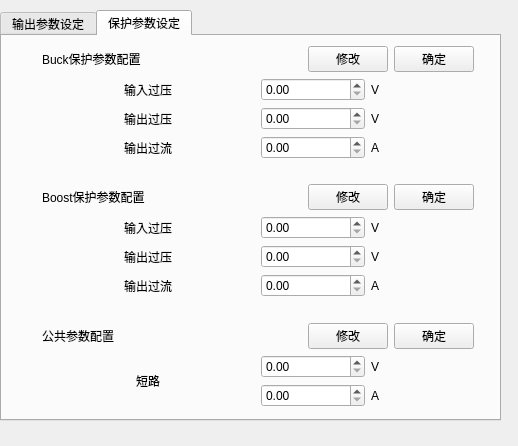
<?xml version="1.0" encoding="UTF-8"?>
<ui version="4.0">
 <class>Form</class>
 <widget class="QWidget" name="Form">
  <property name="geometry">
   <rect>
    <x>0</x>
    <y>0</y>
    <width>518</width>
    <height>446</height>
   </rect>
  </property>
  <property name="windowTitle">
   <string>Form</string>
  </property>
  <widget class="QTabWidget" name="tabWidget">
   <property name="geometry">
    <rect>
     <x>0</x>
     <y>10</y>
     <width>501</width>
     <height>411</height>
    </rect>
   </property>
   <property name="currentIndex">
    <number>1</number>
   </property>
   <widget class="QWidget" name="set_param">
    <attribute name="title">
     <string>输出参数设定</string>
    </attribute>
    <widget class="QWidget" name="">
     <property name="geometry">
      <rect>
       <x>10</x>
       <y>10</y>
       <width>471</width>
       <height>311</height>
      </rect>
     </property>
     <layout class="QVBoxLayout" name="verticalLayout_4">
      <item>
       <layout class="QHBoxLayout" name="horizontalLayout_20">
        <item>
         <widget class="QPushButton" name="pushButton">
          <property name="text">
           <string>启动</string>
          </property>
         </widget>
        </item>
        <item>
         <spacer name="horizontalSpacer_5">
          <property name="orientation">
           <enum>Qt::Horizontal</enum>
          </property>
          <property name="sizeHint" stdset="0">
           <size>
            <width>40</width>
            <height>20</height>
           </size>
          </property>
         </spacer>
        </item>
       </layout>
      </item>
      <item>
       <layout class="QHBoxLayout" name="horizontalLayout_18">
        <item>
         <widget class="QLabel" name="label_14">
          <property name="text">
           <string>输出模式：</string>
          </property>
         </widget>
        </item>
        <item>
         <widget class="QLabel" name="out_mode">
          <property name="text">
           <string>CV</string>
          </property>
         </widget>
        </item>
        <item>
         <widget class="QPushButton" name="change_out_mode_btn">
          <property name="text">
           <string>切换</string>
          </property>
         </widget>
        </item>
        <item>
         <spacer name="horizontalSpacer_3">
          <property name="orientation">
           <enum>Qt::Horizontal</enum>
          </property>
          <property name="sizeHint" stdset="0">
           <size>
            <width>40</width>
            <height>20</height>
           </size>
          </property>
         </spacer>
        </item>
       </layout>
      </item>
      <item>
       <layout class="QHBoxLayout" name="horizontalLayout_17">
        <item>
         <widget class="QLabel" name="set_param_name">
          <property name="text">
           <string>当前电压：</string>
          </property>
         </widget>
        </item>
        <item>
         <widget class="QLabel" name="voltage">
          <property name="text">
           <string>0.000V</string>
          </property>
         </widget>
        </item>
        <item>
         <widget class="QLabel" name="label_2">
          <property name="text">
           <string>当前电流：</string>
          </property>
         </widget>
        </item>
        <item>
         <widget class="QLabel" name="current">
          <property name="text">
           <string>0.000A</string>
          </property>
         </widget>
        </item>
       </layout>
      </item>
      <item>
       <layout class="QHBoxLayout" name="horizontalLayout_16">
        <item>
         <widget class="QLabel" name="set_para_name">
          <property name="text">
           <string>设定电压：</string>
          </property>
         </widget>
        </item>
        <item>
         <layout class="QHBoxLayout" name="horizontalLayout">
          <item>
           <widget class="QDoubleSpinBox" name="set_volt"/>
          </item>
          <item>
           <widget class="QLabel" name="label_4">
            <property name="text">
             <string>V</string>
            </property>
           </widget>
          </item>
         </layout>
        </item>
        <item>
         <widget class="QLabel" name="set_para_name_2">
          <property name="text">
           <string>设定电压：</string>
          </property>
         </widget>
        </item>
        <item>
         <layout class="QHBoxLayout" name="horizontalLayout_2">
          <item>
           <widget class="QDoubleSpinBox" name="set_cur"/>
          </item>
          <item>
           <widget class="QLabel" name="label_5">
            <property name="text">
             <string>A</string>
            </property>
           </widget>
          </item>
         </layout>
        </item>
       </layout>
      </item>
      <item>
       <layout class="QHBoxLayout" name="horizontalLayout_19">
        <item>
         <spacer name="horizontalSpacer_2">
          <property name="orientation">
           <enum>Qt::Horizontal</enum>
          </property>
          <property name="sizeHint" stdset="0">
           <size>
            <width>40</width>
            <height>20</height>
           </size>
          </property>
         </spacer>
        </item>
        <item>
         <widget class="QPushButton" name="set_volt_btn">
          <property name="text">
           <string>设定电压</string>
          </property>
         </widget>
        </item>
        <item>
         <spacer name="horizontalSpacer">
          <property name="orientation">
           <enum>Qt::Horizontal</enum>
          </property>
          <property name="sizeHint" stdset="0">
           <size>
            <width>40</width>
            <height>20</height>
           </size>
          </property>
         </spacer>
        </item>
        <item>
         <widget class="QPushButton" name="set_cur_btn">
          <property name="text">
           <string>设定电流</string>
          </property>
         </widget>
        </item>
        <item>
         <spacer name="horizontalSpacer_4">
          <property name="orientation">
           <enum>Qt::Horizontal</enum>
          </property>
          <property name="sizeHint" stdset="0">
           <size>
            <width>40</width>
            <height>20</height>
           </size>
          </property>
         </spacer>
        </item>
       </layout>
      </item>
     </layout>
    </widget>
   </widget>
   <widget class="QWidget" name="protect_set">
    <attribute name="title">
     <string>保护参数设定</string>
    </attribute>
    <widget class="QWidget" name="">
     <property name="geometry">
      <rect>
       <x>40</x>
       <y>10</y>
       <width>432</width>
       <height>361</height>
      </rect>
     </property>
     <layout class="QVBoxLayout" name="verticalLayout">
      <item>
       <layout class="QGridLayout" name="gridLayout_2">
        <item row="1" column="0" alignment="Qt::AlignHCenter">
         <widget class="QLabel" name="label_6">
          <property name="text">
           <string>输入过压</string>
          </property>
         </widget>
        </item>
        <item row="2" column="1">
         <layout class="QHBoxLayout" name="horizontalLayout_7">
          <item>
           <widget class="QDoubleSpinBox" name="ocp_buck"/>
          </item>
          <item>
           <widget class="QLabel" name="label_13">
            <property name="text">
             <string>V</string>
            </property>
           </widget>
          </item>
         </layout>
        </item>
        <item row="3" column="0" alignment="Qt::AlignHCenter">
         <widget class="QLabel" name="label_8">
          <property name="text">
           <string>输出过流</string>
          </property>
         </widget>
        </item>
        <item row="1" column="1">
         <layout class="QHBoxLayout" name="horizontalLayout_8">
          <item>
           <widget class="QDoubleSpinBox" name="iop_buck"/>
          </item>
          <item>
           <widget class="QLabel" name="label_15">
            <property name="text">
             <string>V</string>
            </property>
           </widget>
          </item>
         </layout>
        </item>
        <item row="0" column="0" colspan="2">
         <layout class="QHBoxLayout" name="horizontalLayout_3">
          <item>
           <widget class="QLabel" name="label">
            <property name="text">
             <string>Buck保护参数配置</string>
            </property>
           </widget>
          </item>
          <item>
           <spacer name="horizontalSpacer_7">
            <property name="orientation">
             <enum>Qt::Horizontal</enum>
            </property>
            <property name="sizeHint" stdset="0">
             <size>
              <width>40</width>
              <height>20</height>
             </size>
            </property>
           </spacer>
          </item>
          <item>
           <widget class="QPushButton" name="pushButton_2">
            <property name="text">
             <string>修改</string>
            </property>
           </widget>
          </item>
          <item>
           <widget class="QPushButton" name="pushButton_4">
            <property name="text">
             <string>确定</string>
            </property>
           </widget>
          </item>
         </layout>
        </item>
        <item row="3" column="1">
         <layout class="QHBoxLayout" name="horizontalLayout_6">
          <item>
           <widget class="QDoubleSpinBox" name="ocp_buck_2"/>
          </item>
          <item>
           <widget class="QLabel" name="label_12">
            <property name="text">
             <string>A</string>
            </property>
           </widget>
          </item>
         </layout>
        </item>
        <item row="2" column="0" alignment="Qt::AlignHCenter">
         <widget class="QLabel" name="label_7">
          <property name="text">
           <string>输出过压</string>
          </property>
         </widget>
        </item>
       </layout>
      </item>
      <item>
       <spacer name="verticalSpacer_2">
        <property name="orientation">
         <enum>Qt::Vertical</enum>
        </property>
        <property name="sizeHint" stdset="0">
         <size>
          <width>20</width>
          <height>40</height>
         </size>
        </property>
       </spacer>
      </item>
      <item>
       <layout class="QGridLayout" name="gridLayout_3">
        <item row="1" column="0" alignment="Qt::AlignHCenter">
         <widget class="QLabel" name="label_17">
          <property name="text">
           <string>输入过压</string>
          </property>
         </widget>
        </item>
        <item row="3" column="0" alignment="Qt::AlignHCenter">
         <widget class="QLabel" name="label_21">
          <property name="text">
           <string>输出过流</string>
          </property>
         </widget>
        </item>
        <item row="3" column="1">
         <layout class="QHBoxLayout" name="horizontalLayout_12">
          <item>
           <widget class="QDoubleSpinBox" name="doubleSpinBox_8"/>
          </item>
          <item>
           <widget class="QLabel" name="label_22">
            <property name="text">
             <string>A</string>
            </property>
           </widget>
          </item>
         </layout>
        </item>
        <item row="0" column="0" colspan="2">
         <layout class="QHBoxLayout" name="horizontalLayout_9">
          <item>
           <widget class="QLabel" name="label_16">
            <property name="text">
             <string>Boost保护参数配置</string>
            </property>
           </widget>
          </item>
          <item>
           <spacer name="horizontalSpacer_6">
            <property name="orientation">
             <enum>Qt::Horizontal</enum>
            </property>
            <property name="sizeHint" stdset="0">
             <size>
              <width>40</width>
              <height>20</height>
             </size>
            </property>
           </spacer>
          </item>
          <item>
           <widget class="QPushButton" name="pushButton_5">
            <property name="text">
             <string>修改</string>
            </property>
           </widget>
          </item>
          <item>
           <widget class="QPushButton" name="pushButton_6">
            <property name="text">
             <string>确定</string>
            </property>
           </widget>
          </item>
         </layout>
        </item>
        <item row="2" column="0" alignment="Qt::AlignHCenter">
         <widget class="QLabel" name="label_19">
          <property name="text">
           <string>输出过压</string>
          </property>
         </widget>
        </item>
        <item row="1" column="1">
         <layout class="QHBoxLayout" name="horizontalLayout_10">
          <item>
           <widget class="QDoubleSpinBox" name="doubleSpinBox_6"/>
          </item>
          <item>
           <widget class="QLabel" name="label_18">
            <property name="text">
             <string>V</string>
            </property>
           </widget>
          </item>
         </layout>
        </item>
        <item row="2" column="1">
         <layout class="QHBoxLayout" name="horizontalLayout_11">
          <item>
           <widget class="QDoubleSpinBox" name="doubleSpinBox_7"/>
          </item>
          <item>
           <widget class="QLabel" name="label_20">
            <property name="text">
             <string>V</string>
            </property>
           </widget>
          </item>
         </layout>
        </item>
       </layout>
      </item>
      <item>
       <spacer name="verticalSpacer">
        <property name="orientation">
         <enum>Qt::Vertical</enum>
        </property>
        <property name="sizeHint" stdset="0">
         <size>
          <width>20</width>
          <height>40</height>
         </size>
        </property>
       </spacer>
      </item>
      <item>
       <layout class="QHBoxLayout" name="horizontalLayout_15">
        <item alignment="Qt::AlignHCenter">
         <widget class="QLabel" name="label_3">
          <property name="text">
           <string>公共参数配置</string>
          </property>
         </widget>
        </item>
        <item>
         <layout class="QHBoxLayout" name="horizontalLayout_4">
          <item>
           <spacer name="horizontalSpacer_8">
            <property name="orientation">
             <enum>Qt::Horizontal</enum>
            </property>
            <property name="sizeHint" stdset="0">
             <size>
              <width>40</width>
              <height>20</height>
             </size>
            </property>
           </spacer>
          </item>
          <item>
           <widget class="QPushButton" name="pushButton_9">
            <property name="text">
             <string>修改</string>
            </property>
           </widget>
          </item>
          <item>
           <widget class="QPushButton" name="pushButton_10">
            <property name="text">
             <string>确定</string>
            </property>
           </widget>
          </item>
         </layout>
        </item>
       </layout>
      </item>
      <item>
       <layout class="QVBoxLayout" name="verticalLayout_3">
        <item>
         <layout class="QHBoxLayout" name="horizontalLayout_5">
          <item alignment="Qt::AlignHCenter">
           <widget class="QLabel" name="label_23">
            <property name="text">
             <string>短路</string>
            </property>
           </widget>
          </item>
          <item>
           <layout class="QVBoxLayout" name="verticalLayout_2">
            <item>
             <layout class="QHBoxLayout" name="horizontalLayout_13">
              <item>
               <widget class="QDoubleSpinBox" name="short_volt"/>
              </item>
              <item>
               <widget class="QLabel" name="label_24">
                <property name="text">
                 <string>V</string>
                </property>
               </widget>
              </item>
             </layout>
            </item>
            <item>
             <layout class="QHBoxLayout" name="horizontalLayout_14">
              <item>
               <widget class="QDoubleSpinBox" name="short_curr"/>
              </item>
              <item>
               <widget class="QLabel" name="label_25">
                <property name="text">
                 <string>A</string>
                </property>
               </widget>
              </item>
             </layout>
            </item>
           </layout>
          </item>
         </layout>
        </item>
       </layout>
      </item>
     </layout>
    </widget>
   </widget>
  </widget>
 </widget>
 <resources/>
 <connections/>
</ui>
